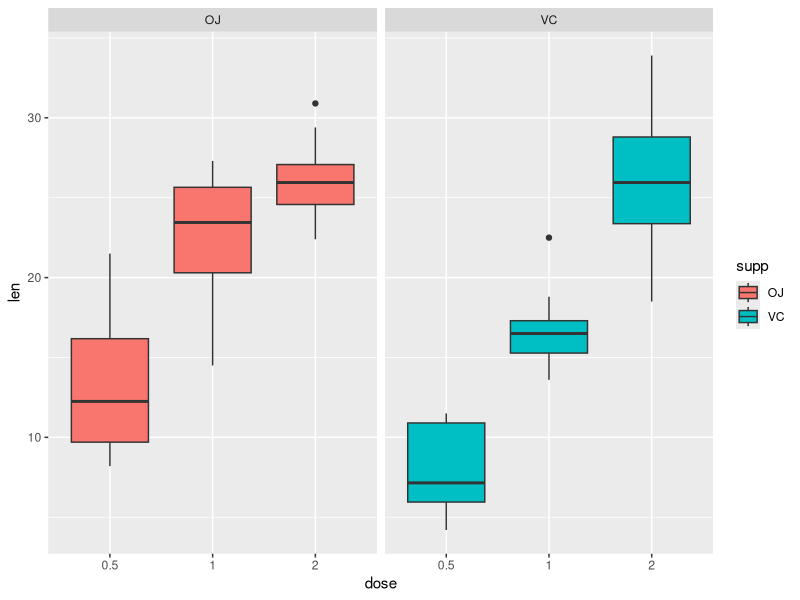

Here is the R script that generated this plot: (Note: this script raises an error after producing the figure.)
## ---- chunk 1
data(ToothGrowth)
str(ToothGrowth)
table(ToothGrowth$supp, ToothGrowth$dose)
## ---- chunk 2
ToothGrowth$dose <- as.factor(ToothGrowth$dose)
summary(ToothGrowth)

library(ggplot2)
summary <- ggplot(data=ToothGrowth, aes(x=dose, y=len, fill=supp)) + geom_boxplot() + facet_wrap(~ supp)
print(summary)
## ---- chunk 3
t.test(ToothGrowth$len ~ ToothGrowth$supp, paired=FALSE, var.equal=TRUE, data=ToothGrowth, conf.level=0.95)

doseA <- ToothGrowth[ToothGrowth$dose==0.5,]
t.test(doseA$len ~ doseA$supp, paired=FALSE, var.equal=TRUE, data=ToothGrowth)

doseB <- ToothGrowth[ToothGrowth$dose==1,]
t.test(doseB$len ~ doseB$supp, paired=FALSE, var.equal=TRUE, data=ToothGrowth)

doseC <- ToothGrowth[ToothGrowth$dose==2,]
t.test(doseC$len ~ doseC$supp, paired=FALSE, var.equal=TRUE, data=ToothGrowth)

t.test(ToothGrowth$len[ToothGrowth$supp=="OJ"], ToothGrowth$len[ToothGrowth$supp=="VC"])

t.test(ToothGrowth$len[ToothGrowth$dose==0.5], ToothGrowth$len[ToothGrowth$dose==1])

t.test(ToothGrowth$len[ToothGrowth$dose==1], ToothGrowth$len[ToothGrowth$dose==2])

t.test(ToothGrowth$len[ToothGrowth$dose==0.5], ToothGrowth$len[ToothGrowth$dose==2])

